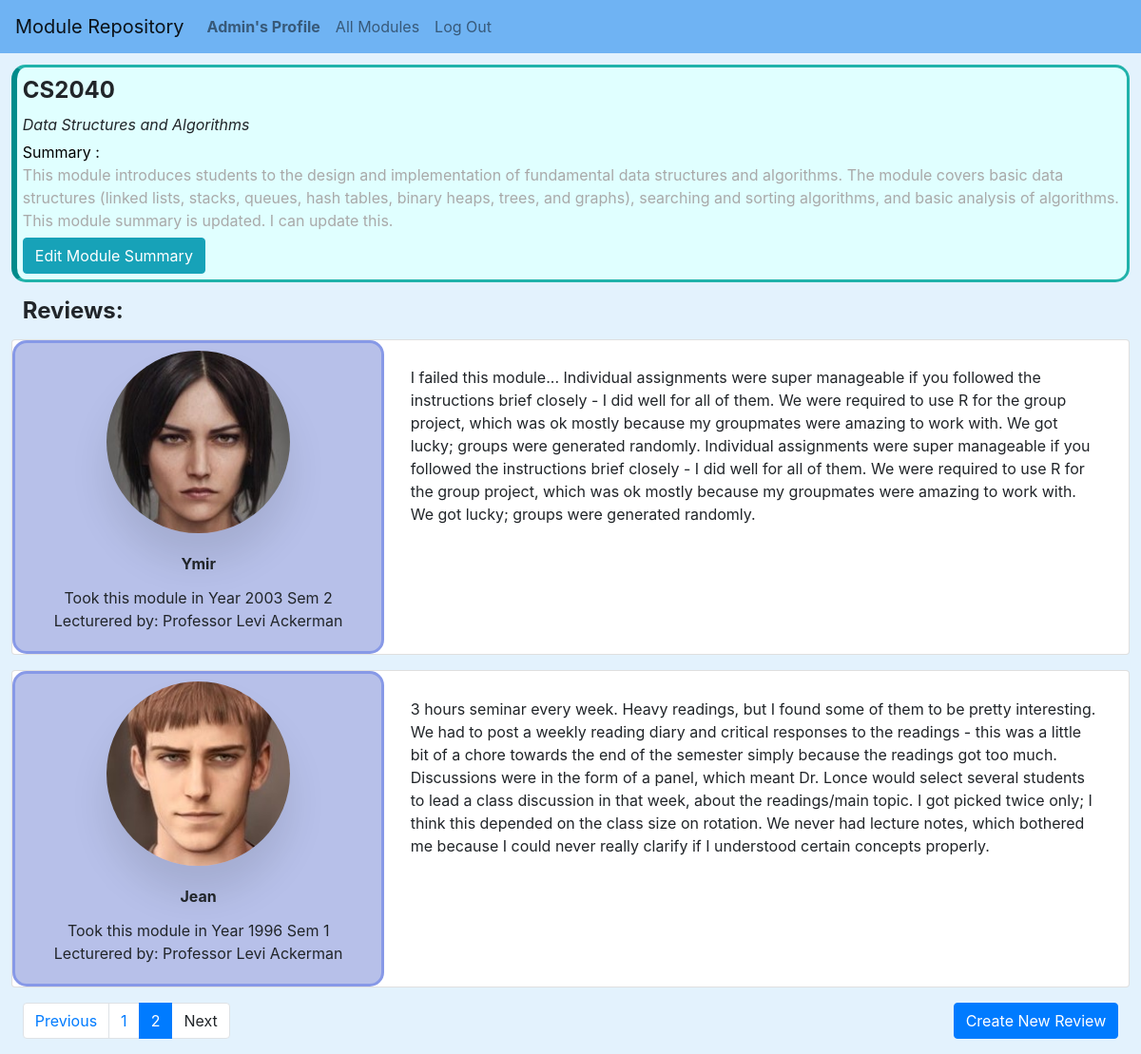
The page /module/CS2040?page=2 (signed in) on the database its author committed.
### network/models.py (models this page shows, shortened)
class User(AbstractUser):
    identification = models.CharField(max_length=9, null=True, blank=True)
    photo = models.ImageField(upload_to="images/", default="images/default_image.png")

class Module(models.Model):
    module_code = models.CharField(max_length=30, null=True, blank=True)
    module_name = models.CharField(max_length=200, null=True, blank=True)
    module_summary = models.CharField(max_length=3000, null=True, blank=True)

class Review(models.Model):
    module_code = models.CharField(max_length=30, null=True, blank=True)
    user = models.ForeignKey(User, on_delete=models.CASCADE)
    year = models.IntegerField(blank=True, null=True)
    semester = models.IntegerField(choices=(("1",1),("2",2)), default=1)
    professor = models.CharField(max_length=500, null=True, blank=True)
    review = models.TextField(max_length=5000, null=True, blank=True)

### network/views.py (the view)
# urls.py: path("module/<str:code>", views.view_module, name="view_module"),
@login_required
def view_module(request, code):
    module = Module.objects.get(module_code=code)
    reviews = Review.objects.all().filter(module_code=code).order_by('-year')
    paginator = Paginator(reviews, 5)
    if request.GET.get("page") != None:
        try:
            reviews = paginator.page(request.GET.get("page"))
        except:
            reviews = paginator.page(1)
    else:
        reviews = paginator.page(1)
    return render(request, "network/module.html", {
        "module": module,
        "reviews": reviews,
        "total_pages": range(paginator.num_pages),
    })

### network/templates/network/module.html (shortened to what this page needs)
{% extends "network/layout.html" %}
{% load static %}
{% block body %}
<div class="module" id="{{ module.module_code }}">
    <div class="code">{{ module.module_code }}</div>
    <div class="name">{{ module.module_name }}</div>
    <div class="summary">
        <div class="header"> Summary : </div>
        <div id="summary_text" >{{ module.module_summary }}</div>
    </div>
    <form>
        <input class="btn btn-info" type="submit" value="Edit Module Summary" id="edit_summary_button">
    </form>
</div>
<div class="reviews">
    <div class="code">Reviews:</div>
    {% for review in reviews %}
    <div class="card mb-3 mx-auto text-center" style="max-width: 100%;">
        <div class="row no-gutters">
            <div class="col-md-4 profile_summary">
                <img src="{{ review.user.photo.url }}" class="profile_img_show" style="max-width: 50%;" class="card-img" />
                <div class="card-body">
                    <div class="center">
                        <div class="card-title"> <strong> {{ review.user.username }} </strong> </div>
                        <div class="card-text"> Took this module in Year {{ review.year }} Sem {{ review.semester }} </div>
                        <div class="card-text"> Lecturered by: {{ review.professor }} </div>
                    </div>
                </div>
            </div>
            <div class="col-md-8">
                <div class="card-body">
                    <div class="edit_review" id="{{review.id}}">
                        <div class="text"> {{ review.review }} </div>
                    </div>
                </div>
            </div>
        </div>
      </div>
    {% endfor %}
    <nav aria-label="">
        <form>
            <input class="btn btn-primary" type="submit" value="Create New Review" id="create_review_button">
        </form>
        <ul class="pagination">
            {% if reviews.has_previous %}
            <li class="page-item">
                <a class="page-link" href="?page={{ reviews.previous_page_number }}">Previous</a>
            </li>
            {% else %}
            <li class="page-item inactive">
                <a class="page-link">Previous</a>
            </li>
            {% endif %}
            {% for page_number in total_pages %}
                {% if reviews.number == forloop.counter %}
                    <li class="page-item active"> <a class="page-link" href="?page={{ forloop.counter }}"> {{ forloop.counter }}</a> </li>
                {% else %}
                    <li class="page-item"> <a class="page-link" href="?page={{ forloop.counter }}"> {{ forloop.counter }}</a> </li>
                {% endif %}
            {% endfor %}
            {% if reviews.has_next %}
            <li class="page-item">
                <a class="page-link" href="?page={{ reviews.next_page_number }}">Next</a>
            </li>
            {% else %}
            <li class="page-item inactive">
                <a class="page-link">Next</a>
            </li>
            {% endif %}
        </ul>
    </nav>
</div>
{% endblock %}

### network/templates/network/layout.html (shortened to what this page needs)
{% load static %}
<!DOCTYPE html>
<html lang="en">
    <head>
        <link rel="stylesheet"
            href="https://stackpath.bootstrapcdn.com/bootstrap/4.4.1/css/bootstrap.min.css"
        >
        <link href="{% static 'network/styles.css' %}" rel="stylesheet">
    </head>
    <body id="body">
        <nav class="navbar navbar-expand-lg navbar-light" style="background-color: #6fb3f3;" >
            <a class="navbar-brand">Module Repository</a>
            <div>
              <ul class="navbar-nav mr-auto">
                {% if user.is_authenticated %}
                    <li class="nav-item">
                        <a class="nav-link" href="/profile/{{user.username}}"><strong> {{ user.username }}'s Profile</strong></a>
                    </li>
                    <li class="nav-item">
                        <a class="nav-link" href="{% url 'index' %}">All Modules</a>
                    </li>
                    <li class="nav-item">
                        <a class="nav-link" href="{% url 'logout' %}">Log Out</a>
                    </li>
                {% endif %}
              </ul>
            </div>
          </nav>
        <div class="body">
            {% block body %}
            {% endblock %}
        </div>
    </body>
</html>

### network/static/network/styles.css (style rules this page uses)
#body { background-color: #e3f2fd; }
.center { text-align: center; }
.profile_summary { border-radius: 15px; border-style: solid; border-width: medium; border-color: rgb(135, 153, 231); background-color: rgb(183, 192, 233); }
.profile_img_show { margin-top: 2%; border-radius: 50%; box-shadow: 0 30px 40px rgba(0,0,0,.1); }
.module { margin: 1%; border-radius: 15px; border-style: solid; border-width: medium; border-color: lightseagreen; border-left: 6px solid darkcyan; background-color: lightcyan; }
.module > * { margin: 0.5%; }
.code { font-weight: bold; font-size: x-large; }
.module > .name { font-style: italic; }
.module > .summary { color: darkgrey; }
.header { color: black; }
#create_review_button { float: right; }
.reviews { margin: 1%; }
.reviews > * { margin: 1%; }
.edit_review > .text { margin: 1%; }
.text { text-align: left; }

### rows shown on the page
User: username "Admin"
Module: module_code "CS2040", module_name "Data Structures and Algorithms", module_summary "This module introduces students to the design and implementation of fundamental data structures and algorithms. The module covers basic data structures (linked lists, stacks, queues, hash tables, binary heaps, trees, and graphs), searching and sorting algorithms, and basic analysis of algorithms. This module summary is updated. I can update this."
Review: user.photo (picture), user.username "Ymir", year "2003", semester "2", professor "Professor Levi Ackerman", review "I failed this module... Individual assignments were super manageable if you followed the instructions brief closely - I did well for all of them. We were required to use R for the group project, which was ok mostly because my groupmates were amazing to work with. We got lucky; groups were generated randomly. Individual assignments were super manageable if you followed the instructions brief closely - I did well for all of them. We were required to use R for the group project, which was ok mostly because my groupmates were amazing to work with. We got lucky; groups were generated randomly."
Review: user.photo (picture), user.username "Jean", year "1996", semester "1", professor "Professor Levi Ackerman", review "3 hours seminar every week. Heavy readings, but I found some of them to be pretty interesting. We had to post a weekly reading diary and critical responses to the readings - this was a little bit of a chore towards the end of the semester simply because the readings got too much. Discussions were in the form of a panel, which meant Dr. Lonce would select several students to lead a class discussion in that week, about the readings/main topic. I got picked twice only; I think this depended on the class size on rotation. We never had lecture notes, which bothered me because I could never really clarify if I understood certain concepts properly."
